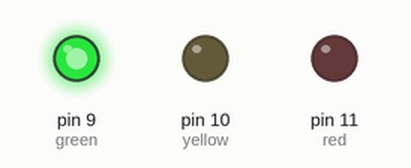
Simulated run of this sketch. Board: Arduino Uno, built with avr-gcc and run on an emulated ATmega328P. Shown: output pins drawn as LEDs (lit = HIGH).

Above: at 0.5 s.
At 1.2 s:
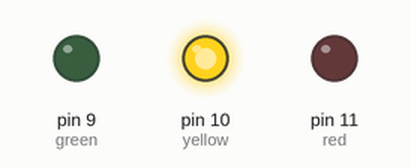
At 4.5 s:
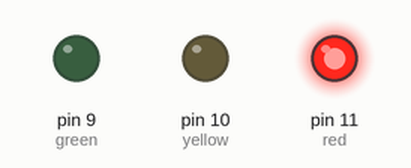
Timing chart, 0 to 5.8 s (numbered marks = the images above):
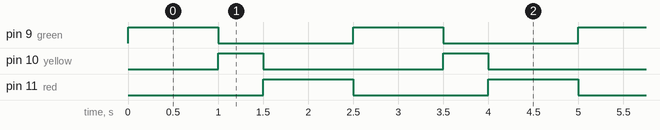

Measured:
- by itself, pin 9 (green), pin 11 (red): alternates HIGH for 1.0 s and LOW for 1.5 s
- by itself, pin 10 (yellow): alternates HIGH for 0.50 s and LOW for 2.0 s
- by itself, everything shown: repeats every 2.5 s, in 4 steps

The sketch:

Stoplight.ino
```cpp
//Stoplight

int delay1 = 1000;          //Set delay value
int red = 11;               //Set up red as a constant
int yellow = 10;            //Set up yellow as a constant
int green = 9;              //Set up green as a constant

void setup() {
pinMode(red, OUTPUT);       //Set digital pin red as an output
pinMode(green, OUTPUT);     //Set digital pin green as an output
pinMode(yellow, OUTPUT);    //Set digital pin yellow as an output
}

void loop() {

digitalWrite(green, HIGH);  //Turn the green light on
delay(delay1);              //Wait 1000 ms

digitalWrite(green, LOW);   //Turn the green light off
digitalWrite(yellow, HIGH); //Turn the yellow light on
delay(delay1 / 2);          //Wait 500 ms

digitalWrite(yellow, LOW);  //Turn the yellow light off
digitalWrite(red, HIGH);    //Turn the red light on
delay(delay1);              //Wait 1000 ms

digitalWrite(red, LOW);     //Turn the red light off
}
```
